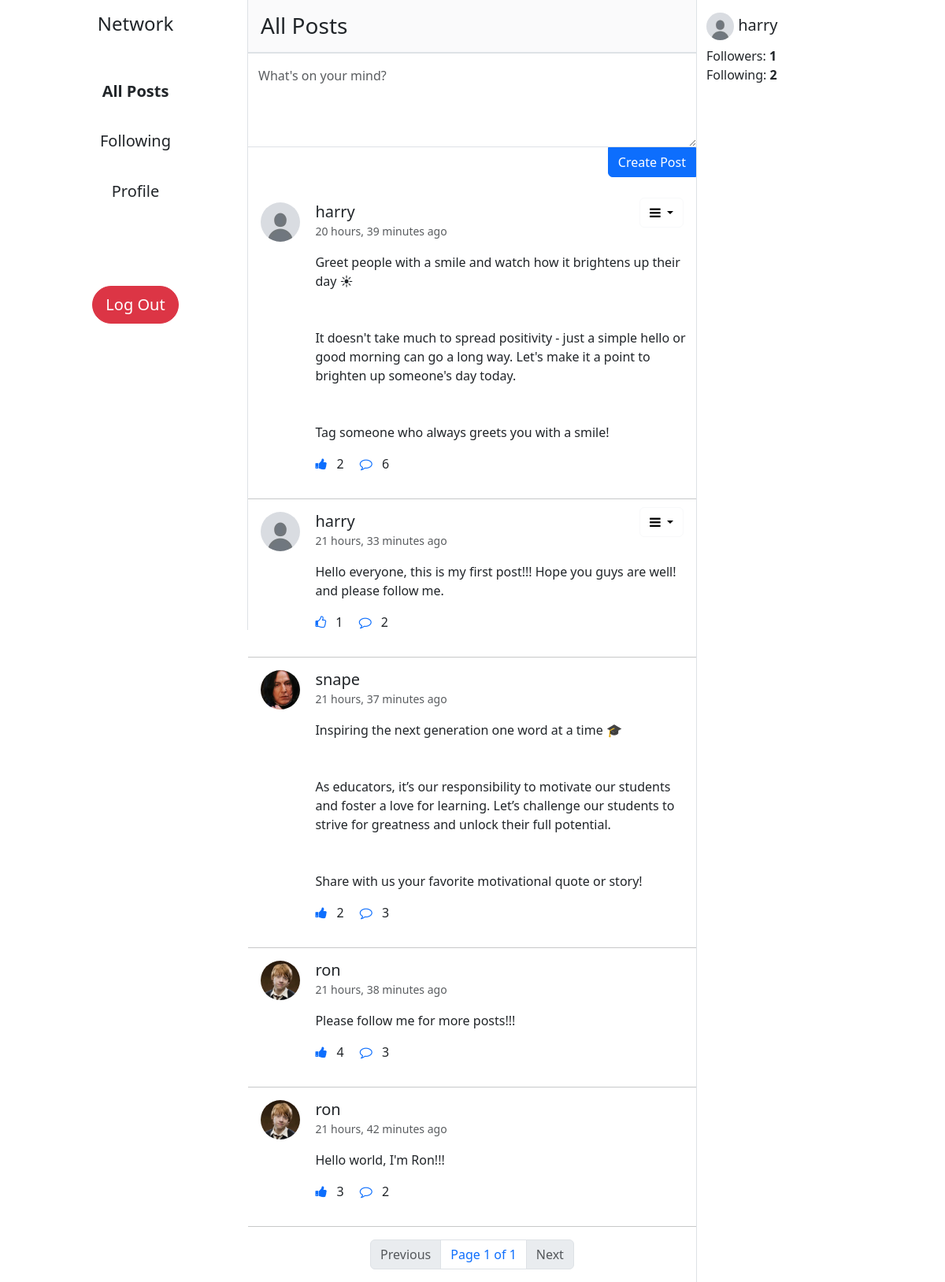
The app's page / (signed in) with its own data.
### network/models.py (models this page shows, shortened)
class Post(models.Model):
    content = models.CharField(max_length=1200, null=False, blank=False)
    posted_on = models.DateTimeField(auto_now_add=True)
    posted_by = models.ForeignKey(User, on_delete=models.CASCADE, related_name="posts")
    likes = models.ManyToManyField(User, blank=True, related_name="liked_posts")
    def count_likes(self):
        return self.likes.count()
    def get_comments(self):
        return self.comments.all()
    def count_comments(self):
        return self.comments.count()
    def check_like(self, user):
        try:
            self.likes.get(pk=user.id)
            return True
        except:
            return False

class User(AbstractUser):
    profile_pic = models.ImageField(upload_to="images/", default="images/default-profile-pic.jpg")
    def get_followers_count(self):
        return self.followers.count()
    def get_followings_count(self):
        return self.followings.count()

### network/views.py (the view)
# urls.py: path("", views.index, name="index"),
def index(request):
    posts = Post.objects.all()
    posts = posts.order_by("-posted_on")
    paginator = Paginator(posts, 10)
    page_num = request.GET.get("page")
    posts = paginator.get_page(page_num if page_num else 1)
    likes = []
    for post in posts:
        likes.append(post.check_like(user=request.user))
    zipped_list = zip(posts, likes)
    return render(request, "network/index.html", {
        "posts": posts,
        "zipped_list": zipped_list
    })

### network/templates/network/index.html (shortened to what this page needs)
{% extends "network/layout.html" %}
{% block body %}
    {% if request.path == "/followings" %}
        <h3 class="p-3 bg-body-tertiary bg-opacity-75 m-0 border-bottom sticky-top">Your Followings</h3>
    {% elif request.path == "/" %}
        <h3 class="p-3 bg-body-tertiary bg-opacity-75 m-0 border-bottom sticky-top">All Posts</h3>
        {% if request.user.is_authenticated %}
            <form action="{% url 'create-post' %}" method="post" class="text-end mb-3">
                <div class="form-floating">
                    <textarea name="content" class="form-control border-end-0 border-start-0 rounded-0" placeholder="Leave a comment here" style="height: 120px;"></textarea>
                    <label for="post-content" class="text-muted">What's on your mind?</label>
                    <input class="btn btn-primary rounded-top-0 rounded-end-0" type="submit" value="Create Post">
                </div>
            </form>
        {% endif %}
    {% endif %}
    {% include "network/posts.html" %}
{% endblock %}

### network/templates/network/posts.html (shortened to what this page needs)
{% for post, like in zipped_list %}
        <div class="card w-100 border-0" id="post{{ post.id }}">
            <div class="row">
                <div class="col-1 m-3">
                    <img class="profile-pic profile-pic-md" src="{{ post.posted_by.profile_pic.url }}" alt="profile-pic">
                </div>
                <div class="col-9 card-body position-relative me-2">
                    <h5 class="card-title my-0">
                        <a href="{% url 'profile' post.posted_by.id %}"
                            class="link-dark link-underline-opacity-0 link-underline-opacity-100-hover">{{ post.posted_by }}</a>
                    </h5>
                    <small class="card-subtitle mb-2 text-body-secondary">{{ post.posted_on|timesince }} ago</small>
                    <p class="card-text my-3 post-content">{{ post.content }}</p>
                    <p class="card-text">
                        <a class="text-decoration-none like-btn" data-id="{{ post.id }}">
                            {% if like %}
                                <i class="fa fa-thumbs-up"></i>
                            {% else %}
                                <i class="fa fa-thumbs-o-up"></i>
                            {% endif %}
                        </a>
                        <span class="likes-count mx-2">{{ post.count_likes }}</span>
                        <a href="#commentCollapse{{ post.id }}" class="card-link text-decoration-none mx-2" data-bs-toggle="collapse"
                            role="button" aria-expanded="false" aria-controls="commentCollapse{{ post.id }}">
                            <i class="fa fa-comment-o"></i>
                        </a>
                        <span class="comments-count">{{ post.count_comments }}</span>
                    </p>
                    {% if post.posted_by == request.user %}
                        <div class="dropdown position-absolute" style="top: 10px; right: 20px;">
                            <button class="btn btn-light dropdown-toggle bg-transparent" type="button" data-bs-toggle="dropdown" aria-expanded="false">
                                <i class="fa fa-bars"></i>
                            </button>
                        </div>
                    {% endif %}
                </div>
            </div>
        </div>
        <hr class="my-0">
{% empty %}
    <h4 class="p-3">No posts yet.</h4>
{% endfor %}
{% include "network/pagination.html" %}

### network/templates/network/sidebar.html
{% if request.user.is_authenticated %}
    <h5 class="mt-3">
        <img class="profile-pic profile-pic-sm" src="{{ request.user.profile_pic.url }}" alt="profile-pic">
        <a href="{% url 'profile' request.user.id %}" class="link-dark link-underline-opacity-0 link-underline-opacity-100-hover">{{ request.user }}</a>
    </h5>
    <ul class="list-unstyled">
        <li>Followers: <strong>{{ request.user.get_followers_count }}</strong></li>
        <li>Following: <strong id="followings-count">{{ request.user.get_followings_count }}</strong></li>
    </ul>
{% endif %}

### network/static/network/styles.css (style rules this page uses)
.profile-pic { border-radius: 50%; object-fit: cover; }
.profile-pic-md { width: 50px; height: 50px; }
.profile-pic-sm { width: 35px; height: 35px; }
.post-content { white-space: pre-line; }

### records on screen
Post: posted_by.profile_pic (placeholder picture), posted_by "harry", posted_on "20 hours, 39 minutes", content "Greet people with a smile and watch how it brightens up their day ☀ It doesn't take much to spread positivity - just a simple hello or good morning can go a long way. Let's make it a point to brighten up someone's day today. Tag someone who always greets you with a smile!", count_likes "2", count_comments "6"
Post: posted_by.profile_pic (placeholder picture), posted_by "harry", posted_on "21 hours, 33 minutes", content "Hello everyone, this is my first post!!! Hope you guys are well! and please follow me.", count_likes "1", count_comments "2"
Post: posted_by.profile_pic (picture), posted_by "snape", posted_on "21 hours, 37 minutes", content "Inspiring the next generation one word at a time 🎓 As educators, it’s our responsibility to motivate our students and foster a love for learning. Let’s challenge our students to strive for greatness and unlock their full potential. Share with us your favorite motivational quote or story!", count_likes "2", count_comments "3"
Post: posted_by.profile_pic (picture), posted_by "ron", posted_on "21 hours, 38 minutes", content "Please follow me for more posts!!!", count_likes "4", count_comments "3"
Post: posted_by.profile_pic (picture), posted_by "ron", posted_on "21 hours, 42 minutes", content "Hello world, I'm Ron!!!", count_likes "3", count_comments "2"
User: user.profile_pic (placeholder picture), user "harry", user.get_followers_count "1", user.get_followings_count "2"

### other values on screen
{{ posts.number }} "1"
{{ posts.paginator.num_pages }} "1"
